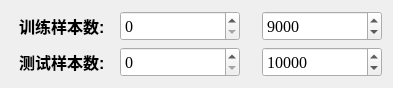
   <widget class="QWidget" name="layoutWidget">
    <property name="geometry">
     <rect>
      <x>1030</x>
      <y>150</y>
      <width>391</width>
      <height>72</height>
     </rect>
    </property>
    <layout class="QVBoxLayout" name="verticalLayout_testdata">
     <item>
      <layout class="QHBoxLayout" name="horizontalLayout_5">
       <item>
        <widget class="QLabel" name="label_train_feature">
         <property name="minimumSize">
          <size>
           <width>0</width>
           <height>30</height>
          </size>
         </property>
         <property name="styleSheet">
          <string notr="true">QLabel{

   text-align: center;    
 qproperty-alignment: 'AlignCenter';   

padding:2px 4px;  /*QFrame边框与内部其它部件的距离*/
color:rgb(0, 0, 0);		/*字体颜色*/
	font: 12pt &quot;华文楷体&quot;;

font:bold 16px;		/*设置按钮文字和大小*/
}</string>
         </property>
         <property name="text">
          <string>训练样本数:</string>
         </property>
        </widget>
       </item>
       <item>
        <widget class="QSpinBox" name="spinBox_train_start">
         <property name="minimumSize">
          <size>
           <width>120</width>
           <height>30</height>
          </size>
         </property>
         <property name="font">
          <font>
           <family>Times New Roman</family>
           <pointsize>12</pointsize>
           <weight>50</weight>
           <italic>false</italic>
           <bold>false</bold>
          </font>
         </property>
         <property name="styleSheet">
          <string notr="true"/>
         </property>
         <property name="maximum">
          <number>10000</number>
         </property>
        </widget>
       </item>
       <item>
        <widget class="QLabel" name="label_5">
         <property name="maximumSize">
          <size>
           <width>10</width>
           <height>16777215</height>
          </size>
         </property>
         <property name="styleSheet">
          <string notr="true">QLabel{

   text-align: center;    
 qproperty-alignment: 'AlignCenter';   

padding:2px 4px;  /*QFrame边框与内部其它部件的距离*/
color:rgb(0, 0, 0);		/*字体颜色*/
	font: 12pt &quot;华文楷体&quot;;

font:bold 16px;		/*设置按钮文字和大小*/
}</string>
         </property>
         <property name="text">
          <string>:</string>
         </property>
        </widget>
       </item>
       <item>
        <widget class="QSpinBox" name="spinBox_train_end">
         <property name="minimumSize">
          <size>
           <width>120</width>
           <height>30</height>
          </size>
         </property>
         <property name="font">
          <font>
           <family>Times New Roman</family>
           <pointsize>12</pointsize>
           <weight>50</weight>
           <italic>false</italic>
           <bold>false</bold>
          </font>
         </property>
         <property name="styleSheet">
          <string notr="true"/>
         </property>
         <property name="maximum">
          <number>999999</number>
         </property>
         <property name="value">
          <number>9000</number>
         </property>
        </widget>
       </item>
      </layout>
     </item>
     <item>
      <layout class="QHBoxLayout" name="horizontalLayout_6">
       <item>
        <widget class="QLabel" name="label_test_feature">
         <property name="minimumSize">
          <size>
           <width>0</width>
           <height>30</height>
          </size>
         </property>
         <property name="styleSheet">
          <string notr="true">QLabel{

   text-align: center;    
 qproperty-alignment: 'AlignCenter';   

padding:2px 4px;  /*QFrame边框与内部其它部件的距离*/
color:rgb(0, 0, 0);		/*字体颜色*/
	font: 12pt &quot;华文楷体&quot;;

font:bold 16px;		/*设置按钮文字和大小*/
}</string>
         </property>
         <property name="text">
          <string>测试样本数:</string>
         </property>
        </widget>
       </item>
       <item>
        <widget class="QSpinBox" name="spinBox_test_start">
         <property name="minimumSize">
          <size>
           <width>120</width>
           <height>30</height>
          </size>
         </property>
         <property name="font">
          <font>
           <family>Times New Roman</family>
           <pointsize>12</pointsize>
          </font>
         </property>
         <property name="maximum">
          <number>999999</number>
         </property>
        </widget>
       </item>
       <item>
        <widget class="QLabel" name="label_6">
         <property name="maximumSize">
          <size>
           <width>10</width>
           <height>16777215</height>
          </size>
         </property>
         <property name="styleSheet">
          <string notr="true">QLabel{

   text-align: center;    
 qproperty-alignment: 'AlignCenter';   

padding:2px 4px;  /*QFrame边框与内部其它部件的距离*/
color:rgb(0, 0, 0);		/*字体颜色*/
	font: 12pt &quot;华文楷体&quot;;

font:bold 16px;		/*设置按钮文字和大小*/
}</string>
         </property>
         <property name="text">
          <string>:</string>
         </property>
        </widget>
       </item>
       <item>
        <widget class="QSpinBox" name="spinBox_test_end">
         <property name="minimumSize">
          <size>
           <width>120</width>
           <height>30</height>
          </size>
         </property>
         <property name="font">
          <font>
           <family>Times New Roman</family>
           <pointsize>12</pointsize>
           <weight>50</weight>
           <italic>false</italic>
           <bold>false</bold>
          </font>
         </property>
         <property name="styleSheet">
          <string notr="true"/>
         </property>
         <property name="maximum">
          <number>999999</number>
         </property>
         <property name="value">
          <number>10000</number>
         </property>
        </widget>
       </item>
      </layout>
     </item>
    </layout>
   </widget>
